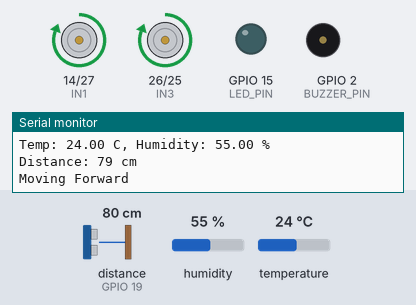
The sketch below on a simulated ESP32. Parts: motor-driver pin pairs drawn as motors (green arrow = first pin HIGH = forward, orange = second pin HIGH = backward, longer = more drive), output pins drawn as LEDs (lit = HIGH), buzzer (waves = sounding, pin HIGH), the last lines printed to the serial monitor. Wiring (from diagram.json): ultrasonic range finder: trigger GPIO 18; echo GPIO 19; IR receiver: data GPIO 5. Dashed ring = blinking. The test bench sets the inputs (shaded band); at power-on: distance to the obstacle (sensor on GPIO 19) 80 cm, humidity 55 %, temperature 24 °C. The echo pulse lasts 58.3 µs per cm; pins used as bus, display or sensor lines are not drawn.

Above: at 1.2 s.
1.3 s: distance to the obstacle (sensor on GPIO 19) set to 23 cm
3.2 s: distance to the obstacle (sensor on GPIO 19) set to 18 cm
At 4.8 s:
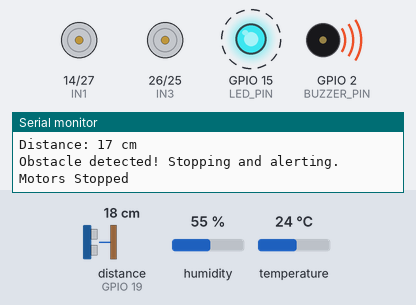
9.2 s: distance to the obstacle (sensor on GPIO 19) set to 35 cm
At 10.5 s:
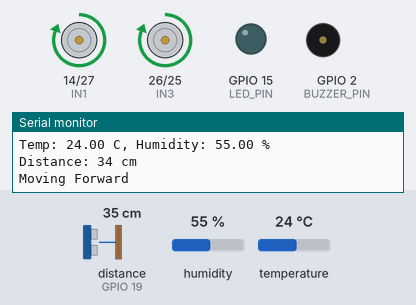
11.6 s: distance to the obstacle (sensor on GPIO 19) set to 2 cm
At 13.9 s:
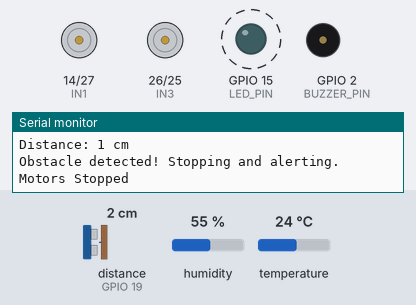
Timing chart, 0 to 18.6 s (numbered marks = the images above; inputs shaded):
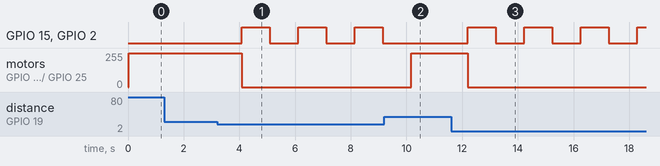

Measured:
- the behaviour switches between 21 and 20 cm on distance to the obstacle (sensor on GPIO 19) (found by bisection; images 0 and 1)
- after the input at 3.2 s, GPIO 15 (LED_PIN), GPIO 2 (BUZZER_PIN): alternates HIGH for 1.0 s and LOW for 1.0 s, starting after 0.89 s; motor on GPIO 14 (IN1) / GPIO 27 (IN2), motor on GPIO 26 (IN3) / GPIO 25 (IN4): forward 255/255 → stopped after 0.89 s
- after the input at 9.2 s, GPIO 15 (LED_PIN), GPIO 2 (BUZZER_PIN): stays LOW (without the input it goes to HIGH after 0.97 s); motor on GPIO 14 (IN1) / GPIO 27 (IN2), motor on GPIO 26 (IN3) / GPIO 25 (IN4): stopped → forward 255/255 after 0.97 s
- after the input at 11.6 s, GPIO 15 (LED_PIN), GPIO 2 (BUZZER_PIN): alternates HIGH for 1.0 s and LOW for 1.0 s, starting after 0.60 s; motor on GPIO 14 (IN1) / GPIO 27 (IN2), motor on GPIO 26 (IN3) / GPIO 25 (IN4): forward 255/255 → stopped after 0.60 s

The sketch:

sketch.ino
```cpp
#include <DHT.h>

// Pin Definitions
#define IN1 14        // L298N Motor IN1
#define IN2 27        // L298N Motor IN2
#define IN3 26        // L298N Motor IN3
#define IN4 25        // L298N Motor IN4
#define TRIG_PIN 18   // Ultrasonic Trigger
#define ECHO_PIN 19   // Ultrasonic Echo
#define DHT_PIN 4     // DHT11 Data
#define IR_PIN 5      // IR Sensor
#define BUZZER_PIN 2  // Buzzer
#define LED_PIN 15    // LED

#define DHTTYPE DHT11

DHT dht(DHT_PIN, DHTTYPE);

long duration;
int distance;

void setup() {
  Serial.begin(115200);
  dht.begin();

  // Motor Pins
  pinMode(IN1, OUTPUT);
  pinMode(IN2, OUTPUT);
  pinMode(IN3, OUTPUT);
  pinMode(IN4, OUTPUT);

  // Ultrasonic Pins
  pinMode(TRIG_PIN, OUTPUT);
  pinMode(ECHO_PIN, INPUT);

  // IR, Buzzer, LED
  pinMode(IR_PIN, INPUT);
  pinMode(BUZZER_PIN, OUTPUT);
  pinMode(LED_PIN, OUTPUT);

  Serial.println("SARBot Simulation Started");
}

void loop() {
  // Read DHT11
  float temp = dht.readTemperature();
  float hum = dht.readHumidity();
  Serial.print("Temp: ");
  Serial.print(temp);
  Serial.print(" C, Humidity: ");
  Serial.print(hum);
  Serial.println(" %");

  // Read IR Sensor
  int irValue = digitalRead(IR_PIN);
  if (irValue == LOW) {
    Serial.println("Edge detected! Stopping.");
    stopMotors();
    digitalWrite(BUZZER_PIN, HIGH);
    digitalWrite(LED_PIN, HIGH);
    delay(1000);
    digitalWrite(BUZZER_PIN, LOW);
    digitalWrite(LED_PIN, LOW);
  }

  // Ultrasonic Obstacle Detection
  distance = getDistance();
  Serial.print("Distance: ");
  Serial.print(distance);
  Serial.println(" cm");

  if (distance < 20) {
    Serial.println("Obstacle detected! Stopping and alerting.");
    stopMotors();
    digitalWrite(BUZZER_PIN, HIGH);
    digitalWrite(LED_PIN, HIGH);
    delay(1000);
    digitalWrite(BUZZER_PIN, LOW);
    digitalWrite(LED_PIN, LOW);
  } else {
    moveForward();
  }

  delay(1000);
}

// Functions for motor movement
void moveForward() {
  digitalWrite(IN1, HIGH);
  digitalWrite(IN2, LOW);
  digitalWrite(IN3, HIGH);
  digitalWrite(IN4, LOW);
  Serial.println("Moving Forward");
}

void stopMotors() {
  digitalWrite(IN1, LOW);
  digitalWrite(IN2, LOW);
  digitalWrite(IN3, LOW);
  digitalWrite(IN4, LOW);
  Serial.println("Motors Stopped");
}

// Function to measure distance
int getDistance() {
  digitalWrite(TRIG_PIN, LOW);
  delayMicroseconds(2);
  digitalWrite(TRIG_PIN, HIGH);
  delayMicroseconds(10);
  digitalWrite(TRIG_PIN, LOW);

  duration = pulseIn(ECHO_PIN, HIGH, 30000); // 30ms timeout for safety
  int dist = duration * 0.034 / 2;
  return dist;
}
```
